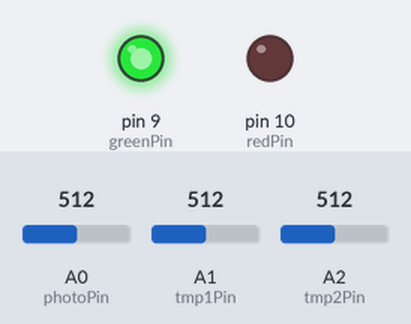
Simulated run of this sketch. Board: Arduino Uno, built with avr-gcc and run on an emulated ATmega328P. Parts: output pins drawn as LEDs (lit = HIGH). The test bench sets the inputs (shaded band); at power-on: A1 (tmp1Pin) = 512, A0 (photoPin) = 512, A2 (tmp2Pin) = 512. What the sketch prints to the serial monitor is not drawn.

Above: at 1.2 s.
1.3 s: A1 (tmp1Pin) set to 560
At 2.3 s:
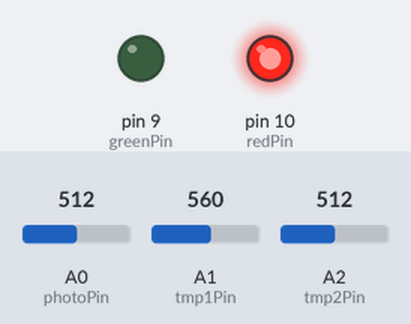
2.8 s: A1 (tmp1Pin) set to 511
At 3.6 s:
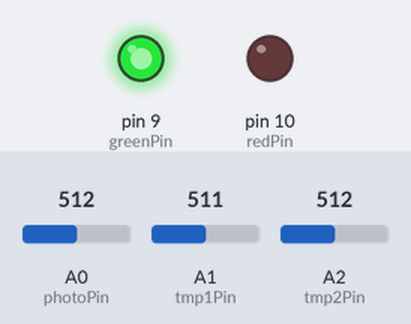
4.3 s: A1 (tmp1Pin) set to 489
5.8 s: A1 (tmp1Pin) set to 471
At 7.1 s:
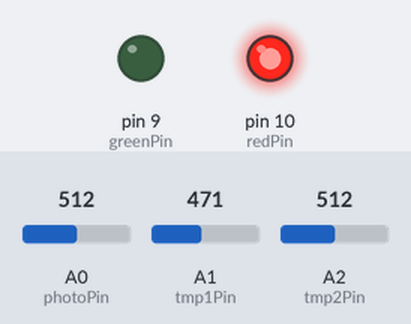
Timing chart, 0 to 8.3 s (numbered marks = the images above; inputs shaded):
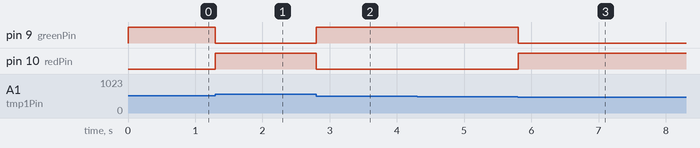

Measured:
- the behaviour switches between 542 and 543 on A1 (tmp1Pin) (found by bisection; images 0 and 1)
- the behaviour switches between 480 and 479 on A1 (tmp1Pin) (found by bisection; images 2 and 3)
- after the input at 1.3 s, pin 9 (greenPin): HIGH → LOW at once; pin 10 (redPin): LOW → HIGH at once
- after the input at 2.8 s, pin 9 (greenPin): LOW → HIGH at once; pin 10 (redPin): HIGH → LOW at once
- after the input at 4.3 s, every drawn part: stays the same
- after the input at 5.8 s, pin 9 (greenPin): HIGH → LOW at once; pin 10 (redPin): LOW → HIGH at once

The sketch:

exams2024FirstTry.ino
```cpp
/*
Author: Thanos Moschou
Description: Exams 2024

Components:
1 Uno R3
1 RGB Led
2 Resistors 220 Ohm
1 Photoresistor
1 Resistor 10K Ohm
2 TMP36 temperature sensors
Jumper wires
*/

int redPin = 10;
int greenPin = 9;
int photoPin = A0;
int tmp1Pin = A1;
int tmp2Pin = A2;

void setup()
{
  pinMode(redPin, OUTPUT);
  pinMode(greenPin, OUTPUT);
  pinMode(photoPin, INPUT);
  pinMode(tmp1Pin, INPUT);
  pinMode(tmp2Pin, INPUT);

  digitalWrite(redPin, LOW);
  digitalWrite(greenPin, LOW);

  Serial.begin(9600);
}

void loop()
{
  int light = analogRead(photoPin);

  Serial.println(light);

  if (light > 500) {
    int t1 = 0.49 * analogRead(tmp1Pin) - 50;
    int t2 = 0.49 * analogRead(tmp2Pin) - 50;

    if (abs(t1 - t2) > 15) {
      digitalWrite(redPin, HIGH);
      digitalWrite(greenPin, LOW);
    } else {
      digitalWrite(greenPin, HIGH);
      digitalWrite(redPin, LOW);
    }
  } else {
    digitalWrite(redPin, LOW);
    digitalWrite(greenPin, HIGH);
  }
}
```
